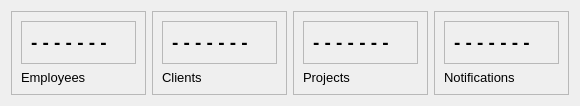
       <widget class="QWidget" name="cardsFrame_3" native="true">
        <layout class="QHBoxLayout" name="horizontalLayout_36">
         <item>
          <widget class="QFrame" name="card1_3">
           <property name="frameShape">
            <enum>QFrame::StyledPanel</enum>
           </property>
           <property name="frameShadow">
            <enum>QFrame::Raised</enum>
           </property>
           <layout class="QVBoxLayout" name="verticalLayout_27">
            <item alignment="Qt::AlignTop">
             <widget class="QFrame" name="frame_32">
              <property name="frameShape">
               <enum>QFrame::StyledPanel</enum>
              </property>
              <property name="frameShadow">
               <enum>QFrame::Raised</enum>
              </property>
              <layout class="QHBoxLayout" name="horizontalLayout_37">
               <item>
                <widget class="QLabel" name="label_90">
                 <property name="font">
                  <font>
                   <pointsize>14</pointsize>
                   <bold>true</bold>
                  </font>
                 </property>
                 <property name="text">
                  <string>- - - - - - - </string>
                 </property>
                </widget>
               </item>
               <item>
                <widget class="QLabel" name="label_91">
                 <property name="maximumSize">
                  <size>
                   <width>40</width>
                   <height>40</height>
                  </size>
                 </property>
                 <property name="text">
                  <string/>
                 </property>
                 <property name="pixmap">
                  <pixmap resource="resources.qrc">:/whiteIcons/assets/icons/white/user.svg</pixmap>
                 </property>
                 <property name="scaledContents">
                  <bool>true</bool>
                 </property>
                </widget>
               </item>
              </layout>
             </widget>
            </item>
            <item>
             <widget class="QLabel" name="label_92">
              <property name="font">
               <font>
                <pointsize>10</pointsize>
                <bold>false</bold>
               </font>
              </property>
              <property name="text">
               <string>Employees</string>
              </property>
             </widget>
            </item>
           </layout>
          </widget>
         </item>
         <item>
          <widget class="QFrame" name="card3_3">
           <property name="frameShape">
            <enum>QFrame::StyledPanel</enum>
           </property>
           <property name="frameShadow">
            <enum>QFrame::Raised</enum>
           </property>
           <layout class="QVBoxLayout" name="verticalLayout_28">
            <item>
             <widget class="QFrame" name="frame_33">
              <property name="frameShape">
               <enum>QFrame::StyledPanel</enum>
              </property>
              <property name="frameShadow">
               <enum>QFrame::Raised</enum>
              </property>
              <layout class="QHBoxLayout" name="horizontalLayout_38">
               <item>
                <widget class="QLabel" name="label_93">
                 <property name="font">
                  <font>
                   <pointsize>14</pointsize>
                   <bold>true</bold>
                  </font>
                 </property>
                 <property name="text">
                  <string>- - - - - - - </string>
                 </property>
                </widget>
               </item>
               <item>
                <widget class="QLabel" name="label_94">
                 <property name="maximumSize">
                  <size>
                   <width>40</width>
                   <height>40</height>
                  </size>
                 </property>
                 <property name="text">
                  <string/>
                 </property>
                 <property name="pixmap">
                  <pixmap resource="resources.qrc">:/whiteIcons/assets/icons/white/users.svg</pixmap>
                 </property>
                 <property name="scaledContents">
                  <bool>true</bool>
                 </property>
                </widget>
               </item>
              </layout>
             </widget>
            </item>
            <item>
             <widget class="QLabel" name="label_95">
              <property name="font">
               <font>
                <pointsize>10</pointsize>
                <bold>false</bold>
               </font>
              </property>
              <property name="text">
               <string>Clients</string>
              </property>
             </widget>
            </item>
           </layout>
          </widget>
         </item>
         <item alignment="Qt::AlignHCenter">
          <widget class="QFrame" name="card4_3">
           <property name="frameShape">
            <enum>QFrame::StyledPanel</enum>
           </property>
           <property name="frameShadow">
            <enum>QFrame::Raised</enum>
           </property>
           <layout class="QVBoxLayout" name="verticalLayout_29">
            <item>
             <widget class="QFrame" name="frame_34">
              <property name="frameShape">
               <enum>QFrame::StyledPanel</enum>
              </property>
              <property name="frameShadow">
               <enum>QFrame::Raised</enum>
              </property>
              <layout class="QHBoxLayout" name="horizontalLayout_39">
               <item>
                <widget class="QLabel" name="label_96">
                 <property name="font">
                  <font>
                   <pointsize>14</pointsize>
                   <bold>true</bold>
                  </font>
                 </property>
                 <property name="text">
                  <string>- - - - - - - </string>
                 </property>
                </widget>
               </item>
               <item>
                <widget class="QLabel" name="label_97">
                 <property name="maximumSize">
                  <size>
                   <width>40</width>
                   <height>40</height>
                  </size>
                 </property>
                 <property name="text">
                  <string/>
                 </property>
                 <property name="pixmap">
                  <pixmap resource="resources.qrc">:/whiteIcons/assets/icons/white/codepen.svg</pixmap>
                 </property>
                 <property name="scaledContents">
                  <bool>true</bool>
                 </property>
                </widget>
               </item>
              </layout>
             </widget>
            </item>
            <item>
             <widget class="QLabel" name="label_98">
              <property name="font">
               <font>
                <pointsize>10</pointsize>
                <bold>false</bold>
               </font>
              </property>
              <property name="text">
               <string>Projects</string>
              </property>
             </widget>
            </item>
           </layout>
          </widget>
         </item>
         <item>
          <widget class="QFrame" name="card2_3">
           <property name="enabled">
            <bool>true</bool>
           </property>
           <property name="frameShape">
            <enum>QFrame::StyledPanel</enum>
           </property>
           <property name="frameShadow">
            <enum>QFrame::Raised</enum>
           </property>
           <layout class="QVBoxLayout" name="verticalLayout_30">
            <item>
             <widget class="QFrame" name="frame_35">
              <property name="frameShape">
               <enum>QFrame::StyledPanel</enum>
              </property>
              <property name="frameShadow">
               <enum>QFrame::Raised</enum>
              </property>
              <layout class="QHBoxLayout" name="horizontalLayout_40">
               <item>
                <widget class="QLabel" name="label_99">
                 <property name="font">
                  <font>
                   <pointsize>14</pointsize>
                   <bold>true</bold>
                  </font>
                 </property>
                 <property name="text">
                  <string>- - - - - - - </string>
                 </property>
                </widget>
               </item>
               <item>
                <widget class="QLabel" name="label_100">
                 <property name="maximumSize">
                  <size>
                   <width>40</width>
                   <height>40</height>
                  </size>
                 </property>
                 <property name="text">
                  <string/>
                 </property>
                 <property name="pixmap">
                  <pixmap resource="resources.qrc">:/whiteIcons/assets/icons/white/bell.svg</pixmap>
                 </property>
                 <property name="scaledContents">
                  <bool>true</bool>
                 </property>
                </widget>
               </item>
              </layout>
             </widget>
            </item>
            <item>
             <widget class="QLabel" name="label_101">
              <property name="font">
               <font>
                <pointsize>10</pointsize>
                <bold>false</bold>
               </font>
              </property>
              <property name="text">
               <string>Notifications</string>
              </property>
             </widget>
            </item>
           </layout>
          </widget>
         </item>
        </layout>
       </widget>
